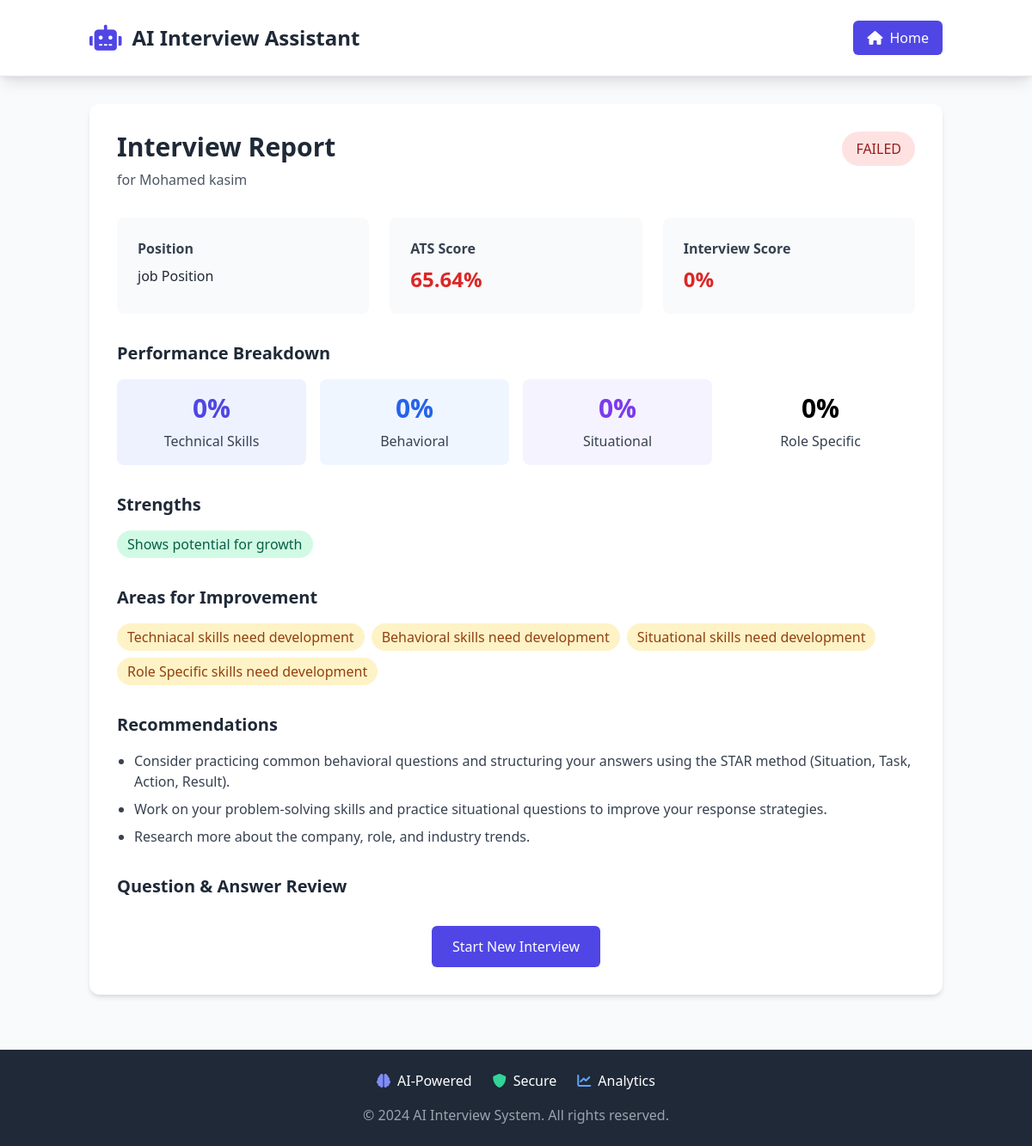
The app's page /view_report/331461f2-3027-4318-a396-fc6b1cd8b2f6 with its own data.
### tables this page shows
CREATE TABLE interview_sessions (
            session_id TEXT PRIMARY KEY,
            candidate_name TEXT,
            job_title TEXT,
            ats_score REAL,
            status TEXT,
            start_time Text,
            end_time Text,
            overall_score REAL,
            result TEXT                            
        );

### main.py (the view)
@app.route("/view_report/<session_id>")
def view_report(session_id):
    report = report_generator.generate_report(session_id)
    if not report:
        return "Report not found", 404
    return render_template("report.html", report=report)

### main.py (called while the page is built)
def convert_numpy_types(obj):
    if isinstance(obj, np.bool_):
        return bool(obj)
    elif isinstance(obj, (np.integer, np.intc, np.intp, np.int8,
                         np.int16, np.int32, np.int64, np.uint8,
                         np.uint16, np.uint32, np.uint64)):
        return int(obj)
    elif isinstance(obj, (np.floating, np.float16, np.float32,
                         np.float64)):
        return float(obj)
    elif isinstance(obj, np.ndarray):
        return obj.tolist()
    elif isinstance(obj, dict):
        return {key: convert_numpy_types(value) for key, value in obj.items()}
    elif isinstance(obj, list):
        return [convert_numpy_types(item) for item in obj]
    return obj

    def calculate_duration(self, start_time, end_time):
        if not start_time or not end_time:
            return "N/A"
        try:
            start = datetime.fromisoformat(start_time)
            end = datetime.fromisoformat(end_time)
            duration = end - start
            return str(duration).split('.')[0]  # Return as HH:MM:SS
        except:
            return "N/A"

    def identify_strengths(self, category_scores):
        strengths = []
        for category, score in category_scores.items():
            if score >= 75:
                strengths.append(f"Strong {category.replace('_', ' ')} skills")
        if not strengths:
            strengths.append("Shows potential for growth")
        return strengths

    def identify_improvements(self, category_scores):
        improvements = []
        for category, score in category_scores.items():
            if score < 65:
                improvements.append(f"{category.replace('_', ' ').title()} skills need development")
        return improvements

### templates/report.html (shortened to what this page needs)
{% extends "base.html" %}
{% block content %}
<div class="max-w-6xl mx-auto">
    <div class="bg-white rounded-xl shadow-md overflow-hidden p-8 mb-8">
        <div class="flex justify-between items-start mb-8">
            <div>
                <h2 class="text-3xl font-bold text-gray-800 mb-2">Interview Report</h2>
                <p class="text-gray-600">for {{ report.session_info.candidate_name }}</p>
            </div>
            <div class="bg-{% if report.results.overall_result == 'PASSED' %}green{% else %}red{% endif %}-100 text-{% if report.results.overall_result == 'PASSED' %}green{% else %}red{% endif %}-800 px-4 py-2 rounded-full font-medium">
                {{ report.results.overall_result }}
            </div>
        </div>
        <div class="grid grid-cols-1 md:grid-cols-3 gap-6 mb-8">
            <div class="bg-gray-50 p-6 rounded-lg">
                <h3 class="font-bold text-gray-700 mb-2">Position</h3>
                <p class="text-gray-800">{{ report.session_info.job_title }}</p>
            </div>
            <div class="bg-gray-50 p-6 rounded-lg">
                <h3 class="font-bold text-gray-700 mb-2">ATS Score</h3>
                <p class="text-2xl font-bold {% if report.session_info.ats_score >= 70 %}text-green-600{% else %}text-red-600{% endif %}">
                    {{ report.session_info.ats_score }}%
                </p>
            </div>
            <div class="bg-gray-50 p-6 rounded-lg">
                <h3 class="font-bold text-gray-700 mb-2">Interview Score</h3>
                <p class="text-2xl font-bold {% if report.results.overall_score >= 70 %}text-green-600{% else %}text-red-600{% endif %}">
                    {{ report.results.overall_score }}%
                </p>
            </div>
        </div>
        <div class="mb-8">
            <h3 class="text-xl font-bold text-gray-800 mb-4">Performance Breakdown</h3>
            <div class="grid grid-cols-1 md:grid-cols-4 gap-4">
                <div class="bg-indigo-50 p-4 rounded-lg text-center">
                    <div class="text-3xl font-bold text-indigo-600 mb-2">{{ report.performance_breakdown.technical_skills }}%</div>
                    <div class="text-gray-700 font-medium">Technical Skills</div>
                </div>
                <div class="bg-blue-50 p-4 rounded-lg text-center">
                    <div class="text-3xl font-bold text-blue-600 mb-2">{{ report.performance_breakdown.behavioral }}%</div>
                    <div class="text-gray-700 font-medium">Behavioral</div>
                </div>
                <div class="bg-purple-50 p-4 rounded-lg text-center">
                    <div class="text-3xl font-bold text-purple-600 mb-2">{{ report.performance_breakdown.situational }}%</div>
                    <div class="text-gray-700 font-medium">Situational</div>
                </div>
                <div class="bg-teal-50 p-4 rounded-lg text-center">
                    <div class="text-3xl font-bold text-teal-600 mb-2">{{ report.performance_breakdown.role_specific }}%</div>
                    <div class="text-gray-700 font-medium">Role Specific</div>
                </div>
            </div>
        </div>
        <div class="mb-8">
            <h3 class="text-xl font-bold text-gray-800 mb-4">Strengths</h3>
            <div class="flex flex-wrap gap-2">
                {% for strength in report.strengths %}
                <span class="bg-green-100 text-green-800 px-3 py-1 rounded-full">{{ strength }}</span>
                {% endfor %}
            </div>
        </div>
        <div class="mb-8">
            <h3 class="text-xl font-bold text-gray-800 mb-4">Areas for Improvement</h3>
            <div class="flex flex-wrap gap-2">
                {% for area in report.improvement_areas %}
                <span class="bg-yellow-100 text-yellow-800 px-3 py-1 rounded-full">{{ area }}</span>
                {% endfor %}
            </div>
        </div>
        <div class="mb-8">
            <h3 class="text-xl font-bold text-gray-800 mb-4">Recommendations</h3>
            <ul class="list-disc pl-5 space-y-2 text-gray-700">
                {% for recommendation in report.recommendations %}
                <li>{{ recommendation }}</li>
                {% endfor %}
            </ul>
        </div>
        <div class="mb-8">
            <h3 class="text-xl font-bold text-gray-800 mb-4">Question & Answer Review</h3>
        </div>
        <div class="text-center">
            <a href="{{ url_for('index') }}"
               class="bg-indigo-600 text-white py-3 px-6 rounded-md hover:bg-indigo-700 transition font-medium inline-block">
                Start New Interview
            </a>
        </div>
    </div>
</div>
{% endblock %}

### records on screen
interview_sessions: session_info.candidate_name "Mohamed kasim", session_info.job_title "job Position", session_info.ats_score "65.64"

### other values on screen
{{ report.results.overall_result }} "FAILED"
{{ report.results.overall_score }} "0"
{{ report.performance_breakdown.technical_skills }} "0"
{{ report.performance_breakdown.behavioral }} "0"
{{ report.performance_breakdown.situational }} "0"
{{ report.performance_breakdown.role_specific }} "0"
{{ strength }} "Shows potential for growth"
{{ area }} "Techniacal skills need development" "Behavioral skills need development" "Situational skills need development" "Role Specific skills need development"
{{ recommendation }} "Consider practicing common behavioral questions and structuring your answers using the STAR method (Situation, Task, Action, Result)." "Work on your problem-solving skills and practice situational questions to improve your response strategies." "Research more about the company, role, and industry trends."
